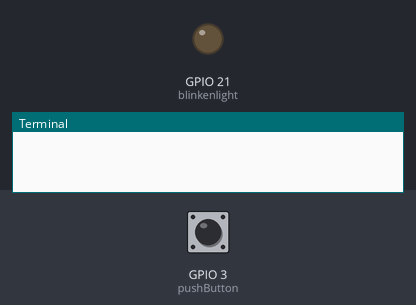
A program run on a simulated Raspberry Pi (BCM pin numbers). Shown: output pins drawn as LEDs (lit = HIGH), the last lines printed to the terminal. Dashed ring = blinking. The test bench sets the inputs (shaded band); at power-on: GPIO 3 (pushButton) HIGH.

Above: at 0.1 s.
At 1.2 s:
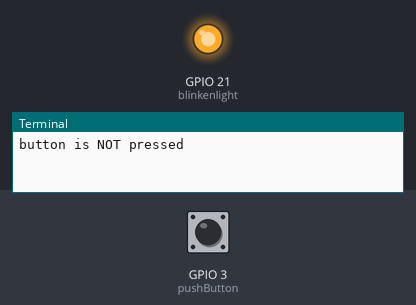
1.3 s: GPIO 3 (pushButton) pulled LOW for 3.2 s
At 5.8 s:
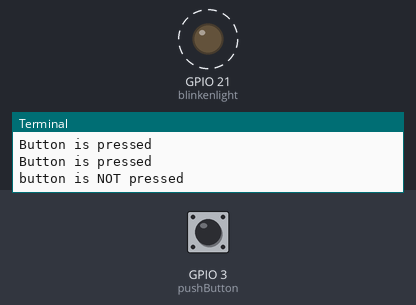
Timing chart, 0 to 12.5 s (numbered marks = the images above; inputs shaded):
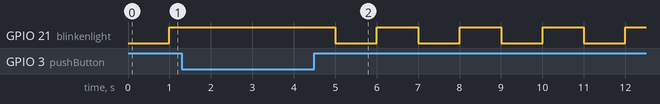

Measured:
- by itself, GPIO 21 (blinkenlight): alternates HIGH for 1.0 s and LOW for 1.0 s

The program:

blinkenLights.py
```python
# Code for LinkedIn Learning Raspberry Pi Essential Training
# 07_02 First GPIO project

from gpiozero import LED, Button
from time import sleep

pushButton = Button(3)
blinkenlight = LED(21)

while True:
    sleep(1)
    if pushButton.is_pressed :
        blinkenlight.on()
        print("Button is pressed")
    else:
        blinkenlight.toggle()
        print("button is NOT pressed")
```
